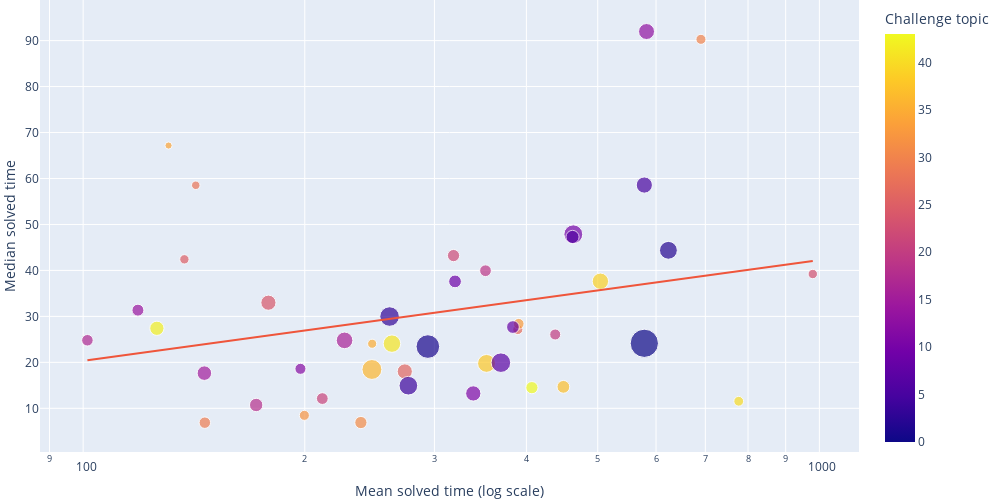
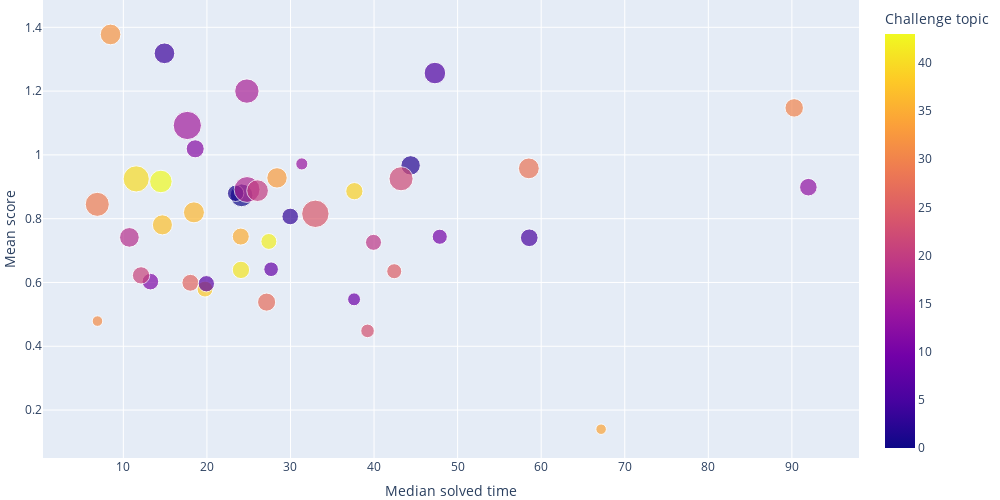
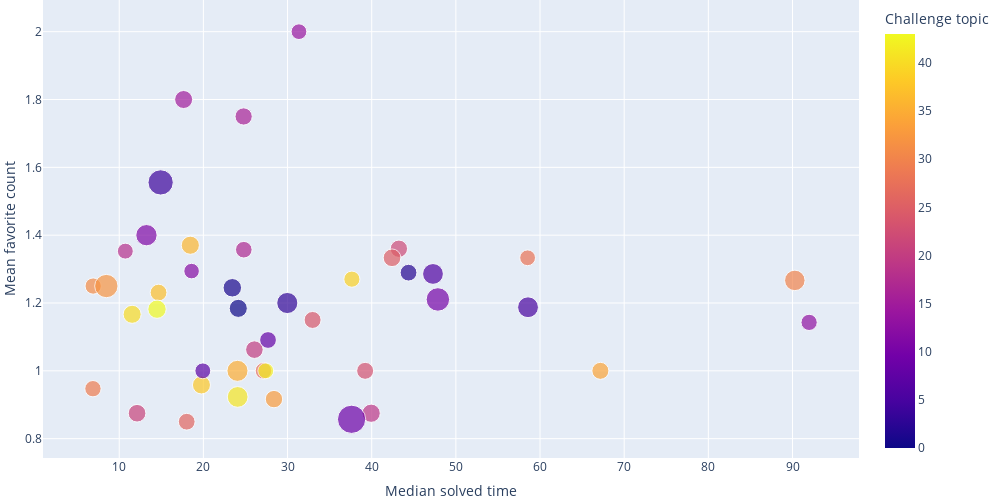

Notebook code for these charts, in order:
### Code cell
df_challenge = pd.read_json(os.path.join(path_challenge_information, 'general.json'))

# Plot median solved time against mean solved time for each topic using count ratio as size
fig = px.scatter(df_challenge, y="Median solved time", x="Mean solved time", color="Topic", hover_name="Topic", size="Count ratio", trendline="ols", log_x=True, trendline_options=dict(log_x=True))
fig.update_xaxes(title_text="Mean solved time (log scale)")
fig.update_layout(
    width=1000,
    height=500,
    margin=dict(l=0, r=0, t=0, b=0),
    coloraxis_colorbar=dict(
        title="Challenge topic",
))
fig.show()

# Plot mean score against mean solved time for each topic using mean view count as size
fig = px.scatter(df_challenge, y="Mean score", x="Median solved time", color="Topic", hover_name="Topic", size="Mean view count")
fig.update_layout(
    width=1000,
    height=500,
    margin=dict(l=0, r=0, t=0, b=0),
    coloraxis_colorbar=dict(
        title="Challenge topic",
))
fig.show()

# Plot mean favorite count against median solved time for each topic using mean answer count as size
fig = px.scatter(df_challenge, y="Mean favorite count", x="Median solved time", color="Topic", hover_name="Topic", size="Mean answer count")
fig.update_layout(
    width=1000,
    height=500,
    margin=dict(l=0, r=0, t=0, b=0),
    coloraxis_colorbar=dict(
        title="Challenge topic",
))
fig.show()

### Figure 1 — Plotly figure (JSON) as saved in the notebook; plotly's stock layout.template omitted (floating-point values rounded to 4 significant figures)
{"data": [{"hovertemplate": "<b>%{hovertext}</b><br><br>Mean solved time=%{x}<br>Median solved time=%{y}<br>Count ratio=%{marker.size}<br>Topic=%{marker.color}<extra></extra>", "hovertext": [0, 1, 10, 11, 12, 13, 14, 15, 16, 17, 18, 19, 2, 20, 21, 22, 23, 24, 25, 26, 27, 28, 29, 3, 30, 31, 32, 33, 34, 35, 36, 37, 38, 39, 4, 40, 41, 42, 43, 5, 6, 7, 8, 9], "legendgroup": "", "marker": {"color": [0, 1, 10, 11, 12, 13, 14, 15, 16, 17, 18, 19, 2, 20, 21, 22, 23, 24, 25, 26, 27, 28, 29, 3, 30, 31, 32, 33, 34, 35, 36, 37, 38, 39, 4, 40, 41, 42, 43, 5, 6, 7, 8, 9], "coloraxis": "coloraxis", "size": [8.462, 5.904, 3.756, 2.472, 1.295, 2.698, 1.511, 2.234, 2.925, 1.414, 1.9, 1.457, 3.368, 1.284, 1.468, 1.587, 0.939, 2.428, 0.9282, 2.428, 1.079, 0.7663, 1.392, 4.037, 1.069, 1.587, 1.069, 1.22, 0.5397, 0.8851, 4.177, 1.727, 3.378, 2.839, 3.691, 1.015, 3.227, 2.159, 1.587, 2.774, 1.846, 4.047, 1.716, 1.716], "sizemode": "area", "sizeref": 0.02115, "symbol": "circle"}, "mode": "markers", "name": "", "orientation": "v", "showlegend": false, "type": "scatter", "x": [578.4, 293.9, 463.2, 338.8, 197.3, 582.4, 118.7, 146.1, 226.5, 101.3, 171.8, 352.0, 623.7, 437.7, 211.3, 318.5, 979.6, 178.5, 137.2, 273.5, 389.4, 142.2, 146.3, 260.7, 690.5, 238.4, 199.7, 390.5, 130.6, 246.9, 246.7, 449.1, 353.1, 504.2, 276.5, 777.0, 262.7, 125.9, 406.9, 578.4, 462.1, 369.3, 383.5, 320.0], "xaxis": "x", "y": [24.15, 23.44, 47.86, 13.24, 18.6, 91.97, 31.36, 17.65, 24.78, 24.8, 10.72, 39.93, 44.38, 26.06, 12.12, 43.23, 39.22, 32.98, 42.42, 18.02, 27.14, 58.52, 6.878, 29.97, 90.28, 6.903, 8.469, 28.39, 67.17, 24.05, 18.45, 14.67, 19.77, 37.64, 14.92, 11.54, 24.07, 27.41, 14.49, 58.57, 47.28, 19.93, 27.68, 37.61], "yaxis": "y"}, {"hovertemplate": "<b>OLS trendline</b><br>Median solved time = 21.897 * log10(Mean solved time) + -23.4575<br>R<sup>2</sup>=0.072302<br><br>Mean solved time=%{x}<br>Median solved time=%{y} <b>(trend)</b><extra></extra>", "legendgroup": "", "marker": {"symbol": "circle"}, "mode": "lines", "name": "", "showlegend": false, "type": "scatter", "x": [101.3, 118.7, 125.9, 130.6, 137.2, 142.2, 146.1, 146.3, 171.8, 178.5, 197.3, 199.7, 211.3, 226.5, 238.4, 246.7, 246.9, 260.7, 262.7, 273.5, 276.5, 293.9, 318.5, 320.0, 338.8, 352.0, 353.1, 369.3, 383.5, 389.4, 390.5, 406.9, 437.7, 449.1, 462.1, 463.2, 504.2, 578.4, 578.4, 582.4, 623.7, 690.5, 777.0, 979.6], "xaxis": "x", "y": [20.46, 21.97, 22.53, 22.88, 23.35, 23.69, 23.94, 23.96, 25.48, 25.85, 26.8, 26.92, 27.45, 28.11, 28.6, 28.92, 28.93, 29.45, 29.52, 29.9, 30.01, 30.59, 31.35, 31.4, 31.94, 32.3, 32.33, 32.76, 33.12, 33.26, 33.29, 33.68, 34.38, 34.62, 34.89, 34.92, 35.72, 37.03, 37.03, 37.09, 37.74, 38.71, 39.83, 42.04], "yaxis": "y"}], "layout": {"coloraxis": {"colorbar": {"title": {"text": "Challenge topic"}}, "colorscale": [[0, "#0d0887"], [0.1111, "#46039f"], [0.2222, "#7201a8"], [0.3333, "#9c179e"], [0.4444, "#bd3786"], [0.5556, "#d8576b"], [0.6667, "#ed7953"], [0.7778, "#fb9f3a"], [0.8889, "#fdca26"], [1, "#f0f921"]]}, "height": 500, "legend": {"itemsizing": "constant", "tracegroupgap": 0}, "margin": {"b": 0, "l": 0, "r": 0, "t": 0}, "width": 1000, "xaxis": {"anchor": "y", "domain": [0, 1], "title": {"text": "Mean solved time (log scale)"}, "type": "log"}, "yaxis": {"anchor": "x", "domain": [0, 1], "title": {"text": "Median solved time"}}}}

### Figure 2 — Plotly figure (JSON) as saved in the notebook; plotly's stock layout.template omitted (floating-point values rounded to 4 significant figures)
{"data": [{"hovertemplate": "<b>%{hovertext}</b><br><br>Median solved time=%{x}<br>Mean score=%{y}<br>Mean view count=%{marker.size}<br>Topic=%{marker.color}<extra></extra>", "hovertext": [0, 1, 10, 11, 12, 13, 14, 15, 16, 17, 18, 19, 2, 20, 21, 22, 23, 24, 25, 26, 27, 28, 29, 3, 30, 31, 32, 33, 34, 35, 36, 37, 38, 39, 4, 40, 41, 42, 43, 5, 6, 7, 8, 9], "legendgroup": "", "marker": {"color": [0, 1, 10, 11, 12, 13, 14, 15, 16, 17, 18, 19, 2, 20, 21, 22, 23, 24, 25, 26, 27, 28, 29, 3, 30, 31, 32, 33, 34, 35, 36, 37, 38, 39, 4, 40, 41, 42, 43, 5, 6, 7, 8, 9], "coloraxis": "coloraxis", "size": [850.9, 440.7, 375.1, 450.1, 534.2, 505.3, 240.7, 1307.0, 971.3, 1096, 632.6, 420.7, 616.7, 767.5, 492.2, 949.9, 302.3, 1231.0, 370.8, 467.9, 536.2, 710.5, 947.4, 450.9, 558.8, 182.7, 698.8, 682.2, 181.2, 474.3, 721.4, 659.1, 414.1, 488.2, 700.1, 1123.0, 492.7, 416.4, 830.7, 510.4, 759.0, 434.8, 351.0, 272.8], "sizemode": "area", "sizeref": 3.269, "symbol": "circle"}, "mode": "markers", "name": "", "orientation": "v", "showlegend": false, "type": "scatter", "x": [24.15, 23.44, 47.86, 13.24, 18.6, 91.97, 31.36, 17.65, 24.78, 24.8, 10.72, 39.93, 44.38, 26.06, 12.12, 43.23, 39.22, 32.98, 42.42, 18.02, 27.14, 58.52, 6.878, 29.97, 90.28, 6.903, 8.469, 28.39, 67.17, 24.05, 18.45, 14.67, 19.77, 37.64, 14.92, 11.54, 24.07, 27.41, 14.49, 58.57, 47.28, 19.93, 27.68, 37.61], "xaxis": "x", "y": [0.8732, 0.8796, 0.7434, 0.6027, 1.019, 0.8988, 0.9717, 1.092, 1.2, 0.8915, 0.7414, 0.7258, 0.9671, 0.8879, 0.6222, 0.9252, 0.4483, 0.8153, 0.6353, 0.5991, 0.5385, 0.9577, 0.845, 0.807, 1.147, 0.479, 1.378, 0.9279, 0.14, 0.7439, 0.8198, 0.7806, 0.5793, 0.8863, 1.318, 0.9247, 0.6395, 0.7286, 0.9167, 0.7402, 1.257, 0.5961, 0.6415, 0.5472], "yaxis": "y"}], "layout": {"coloraxis": {"colorbar": {"title": {"text": "Challenge topic"}}, "colorscale": [[0, "#0d0887"], [0.1111, "#46039f"], [0.2222, "#7201a8"], [0.3333, "#9c179e"], [0.4444, "#bd3786"], [0.5556, "#d8576b"], [0.6667, "#ed7953"], [0.7778, "#fb9f3a"], [0.8889, "#fdca26"], [1, "#f0f921"]]}, "height": 500, "legend": {"itemsizing": "constant", "tracegroupgap": 0}, "margin": {"b": 0, "l": 0, "r": 0, "t": 0}, "width": 1000, "xaxis": {"anchor": "y", "domain": [0, 1], "title": {"text": "Median solved time"}}, "yaxis": {"anchor": "x", "domain": [0, 1], "title": {"text": "Mean score"}}}}

### Figure 3 — Plotly figure (JSON) as saved in the notebook; plotly's stock layout.template omitted (floating-point values rounded to 4 significant figures)
{"data": [{"hovertemplate": "<b>%{hovertext}</b><br><br>Median solved time=%{x}<br>Mean favorite count=%{y}<br>Mean answer count=%{marker.size}<br>Topic=%{marker.color}<extra></extra>", "hovertext": [0, 1, 10, 11, 12, 13, 14, 15, 16, 17, 18, 19, 2, 20, 21, 22, 23, 24, 25, 26, 27, 28, 29, 3, 30, 31, 32, 33, 34, 35, 36, 37, 38, 39, 4, 40, 41, 42, 43, 5, 6, 7, 8, 9], "legendgroup": "", "marker": {"color": [0, 1, 10, 11, 12, 13, 14, 15, 16, 17, 18, 19, 2, 20, 21, 22, 23, 24, 25, 26, 27, 28, 29, 3, 30, 31, 32, 33, 34, 35, 36, 37, 38, 39, 4, 40, 41, 42, 43, 5, 6, 7, 8, 9], "coloraxis": "coloraxis", "size": [1.422, 1.484, 2.397, 1.969, 1.05, 1.148, 1.071, 1.411, 1.292, 1.198, 1.102, 1.444, 1.221, 1.345, 1.353, 1.306, 1.253, 1.253, 1.36, 1.222, 1.19, 1.085, 1.163, 1.939, 1.828, 1.15, 2.364, 1.319, 1.26, 1.927, 1.429, 1.219, 1.409, 1.137, 2.775, 1.415, 1.87, 1.085, 1.463, 1.883, 1.877, 1.091, 1.22, 3.472], "sizemode": "area", "sizeref": 0.008679, "symbol": "circle"}, "mode": "markers", "name": "", "orientation": "v", "showlegend": false, "type": "scatter", "x": [24.15, 23.44, 47.86, 13.24, 18.6, 91.97, 31.36, 17.65, 24.78, 24.8, 10.72, 39.93, 44.38, 26.06, 12.12, 43.23, 39.22, 32.98, 42.42, 18.02, 27.14, 58.52, 6.878, 29.97, 90.28, 6.903, 8.469, 28.39, 67.17, 24.05, 18.45, 14.67, 19.77, 37.64, 14.92, 11.54, 24.07, 27.41, 14.49, 58.57, 47.28, 19.93, 27.68, 37.61], "xaxis": "x", "y": [1.184, 1.245, 1.211, 1.4, 1.294, 1.143, 2, 1.8, 1.75, 1.357, 1.353, 0.875, 1.289, 1.062, 0.875, 1.36, 1, 1.15, 1.333, 0.85, 1, 1.333, 0.9474, 1.2, 1.267, 1.25, 1.25, 0.9167, 1, 1, 1.37, 1.231, 0.9583, 1.27, 1.556, 1.167, 0.9231, 1, 1.182, 1.188, 1.286, 1, 1.091, 0.8571], "yaxis": "y"}], "layout": {"coloraxis": {"colorbar": {"title": {"text": "Challenge topic"}}, "colorscale": [[0, "#0d0887"], [0.1111, "#46039f"], [0.2222, "#7201a8"], [0.3333, "#9c179e"], [0.4444, "#bd3786"], [0.5556, "#d8576b"], [0.6667, "#ed7953"], [0.7778, "#fb9f3a"], [0.8889, "#fdca26"], [1, "#f0f921"]]}, "height": 500, "legend": {"itemsizing": "constant", "tracegroupgap": 0}, "margin": {"b": 0, "l": 0, "r": 0, "t": 0}, "width": 1000, "xaxis": {"anchor": "y", "domain": [0, 1], "title": {"text": "Median solved time"}}, "yaxis": {"anchor": "x", "domain": [0, 1], "title": {"text": "Mean favorite count"}}}}
